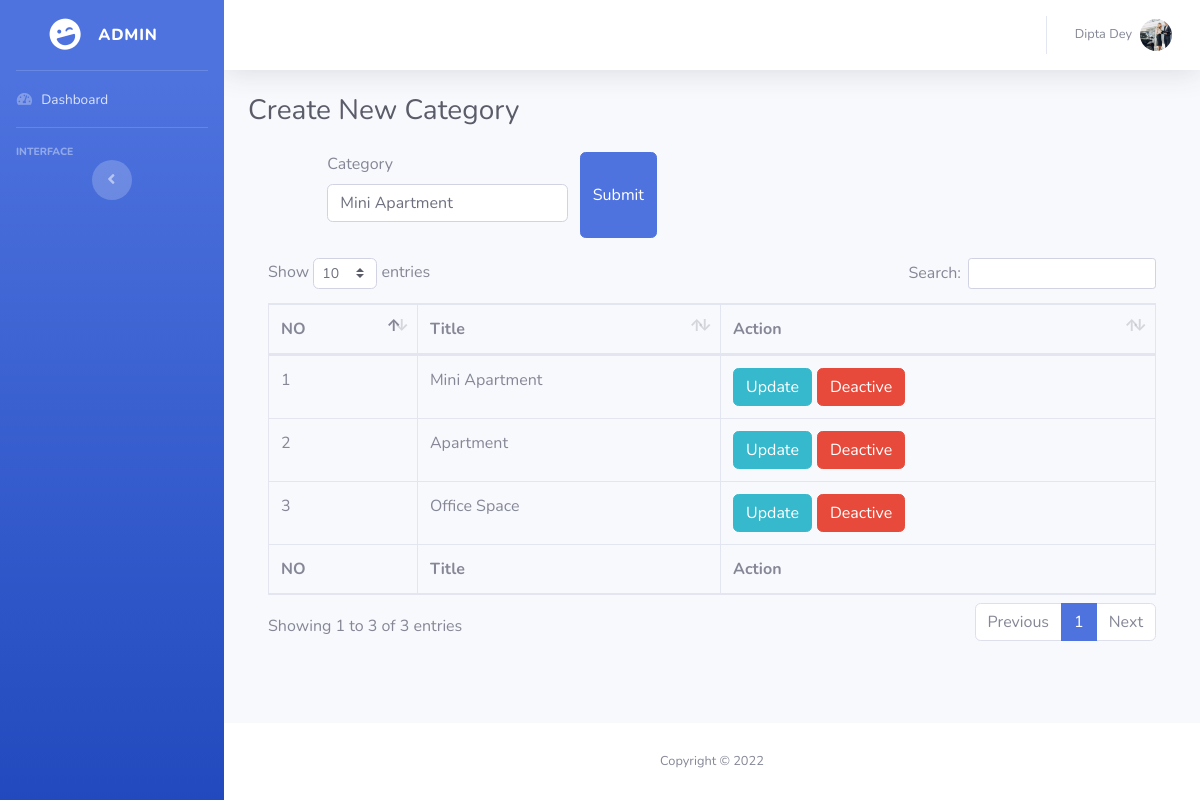
The app's page /admin/categoryup.php?catid=3 (signed in) with its own data.
### tables this page shows
CREATE TABLE `users` (
  `user_id` int(11) NOT NULL,
  `name` varchar(191) DEFAULT NULL,
  `email` varchar(191) NOT NULL,
  `phone` varchar(191) DEFAULT NULL,
  `otp` int(11) DEFAULT NULL,
  `status` varchar(50) DEFAULT NULL,
  `password` varchar(191) DEFAULT NULL,
  `about_me` text DEFAULT NULL,
  `division` varchar(155) DEFAULT NULL,
  `address` text DEFAULT NULL,
  `image` varchar(190) DEFAULT NULL,
  `created_at` timestamp NOT NULL DEFAULT current_timestamp()
);

CREATE TABLE `category` (
  `cat_id` int(11) NOT NULL,
  `cat_name` varchar(151) NOT NULL,
  `flag` int(11) NOT NULL
);

### admin/categoryup.php (the view, shortened to what this page needs)
<?php include 'header.php'; ?>
                <div class="container-fluid">
                    <?php
                    $con = new mysqli("localhost", "root", "", "realstate");
                    if (!isset($_GET['catid'])||isset($_GET['catid'])==NULL||empty($_GET['catid'])) {
                        header('Location:category.php');
                    }else{
                        $catid = $_GET['catid'];
                        $query = "SELECT * FROM category WHERE cat_id='$catid'";
                        $result = $con->query($query);
                        if ($result->num_rows > 0) {
                            $value = mysqli_fetch_array($result);
                        }else{
                            echo "<script>window.location='category.php';</script>";
                        }
                    }
                    ?>
                    <h1 class="h3 mb-4 text-gray-800">Create New Category</h1>
                    <div class="row">
                        <div class="col-md-1"></div>
                        <div class="col-md-10">
                           <form action="" method="post">
                        <div class="row">
                            <div class="col-md-4">
                                 <div class="form-group">
                                    <label for="exampleInputEmail1">Category</label>
                                    <input type="text" value="<?php echo $value['cat_name'];?>" name="cat_name" class="form-control" id="exampleInputEmail1" >
                                </div>
                            </div>
                            <button type="submit" name="submit" class="btn btn-primary">Submit</button></div>
                    </form>
                        </div>
                        <div class="col-md-1"></div>
                    </div>
                    <div class="card-body">
                            <div class="table-responsive">
                                <table class="table table-bordered" id="dataTable" width="100%" cellspacing="0">
                                    <thead>
                                        <tr>
                                            <th>NO</th>
                                            <th>Title</th>
                                            <th>Action</th>
                                        </tr>
                                    </thead>
                                    <tfoot>
                                        <tr>
                                            <th>NO</th>
                                            <th>Title</th>
                                            <th>Action</th>
                                        </tr>
                                    </tfoot>
                                    <tbody>
                                        <?php
                                         $con = new mysqli("localhost", "root", "", "realstate");
                                                 $query = "SELECT * FROM  category Order By cat_id desc";
                                                 $result = $con->query($query);
                                                 if ($result->num_rows > 0) {
                                                     foreach ($result as $key => $value) {
                                        ?>
                                        <tr>
                                            <td><?php echo $key+1; ?></td>
                                            <td><?php echo $value['cat_name']; ?> </td>
                                            <td><?php if ($value['flag']==0) {
                                                echo "<a style='margin-right:5px;' class='btn btn-info' href='categoryup.php?catid=".$value['cat_id']."'>Update</a>";
                                                echo "<a class='btn btn-success' href='?activecatid=".$value['cat_id']."'>Active</a>";
                                            }else{
                                                echo "<a style='margin-right:5px;' class='btn btn-info' href='categoryup.php?catid=".$value['cat_id']."'>Update</a>";
                                                echo "<a class='btn btn-danger' href='?deactivecatid=".$value['cat_id']."'>Deactive</a>";
                                            }
                                            ?></td>
                                        </tr>
                                                        <?php }} ?>
                                    </tbody>
                                </table>
                            </div>
                        </div>
                </div>
<?php include 'footer.php'; ?>

### admin/header.php (shortened to what this page needs)
<?php
$userid = $_SESSION['user_id'];
 $con = new mysqli("localhost", "root", "", "realstate");
?>
<!DOCTYPE html>
<html lang="en">
<head>
    <link href="vendor/fontawesome-free/css/all.min.css" rel="stylesheet" type="text/css">
        <link href="vendor/datatables/dataTables.bootstrap4.min.css" rel="stylesheet">
    <link href="css/sb-admin-2.min.css" rel="stylesheet">
</head>
<body id="page-top">
    <div id="wrapper">
        <ul class="navbar-nav bg-gradient-primary sidebar sidebar-dark accordion" id="accordionSidebar">
            <a class="sidebar-brand d-flex align-items-center justify-content-center" href="index.html">
                <div class="sidebar-brand-icon rotate-n-15">
                    <i class="fas fa-laugh-wink"></i>
                </div>
                <div class="sidebar-brand-text mx-3"> <?php if($_SESSION['status']=="agent" ) {
                   echo "Agent";
                }else{
                    echo "Admin";
                } ?> <sup></sup></div>
            </a>
            <hr class="sidebar-divider my-0">
            <li class="nav-item">
                <a class="nav-link" href="index.html">
                    <i class="fas fa-fw fa-tachometer-alt"></i>
                    <span>Dashboard</span></a>
            </li>
            <hr class="sidebar-divider">
            <div class="sidebar-heading">
                Interface
            </div>
            <div class="text-center d-none d-md-inline">
                <button class="rounded-circle border-0" id="sidebarToggle"></button>
            </div>
        </ul>
        <div id="content-wrapper" class="d-flex flex-column">
            <div id="content">
                <nav class="navbar navbar-expand navbar-light bg-white topbar mb-4 static-top shadow">
                    <ul class="navbar-nav ml-auto">
                        <li class="nav-item dropdown no-arrow">
                            <a class="nav-link dropdown-toggle" href="#" id="userDropdown" role="button"
                                data-toggle="dropdown" aria-haspopup="true" aria-expanded="false">
                                <span class="mr-2 d-none d-lg-inline text-gray-600 small"><?php echo  $_SESSION['name'];?></span>
                                <?php
                                $query = "SELECT * FROM users WHERE user_id=$userid";
                                            $res = $con->query($query);
                                                $img = mysqli_fetch_array($res);
                                ?>
                                <img class="img-profile rounded-circle"
                                    src="../<?php echo $img['image']; ?>">
                            </a>
                        </li>
                    </ul>
                </nav>

### records on screen
users: image (picture)
category: cat_name "Mini Apartment"
category: cat_name "Apartment"
category: cat_name "Office Space"

### other values on screen
$_SESSION['name'] "Dipta Dey"
